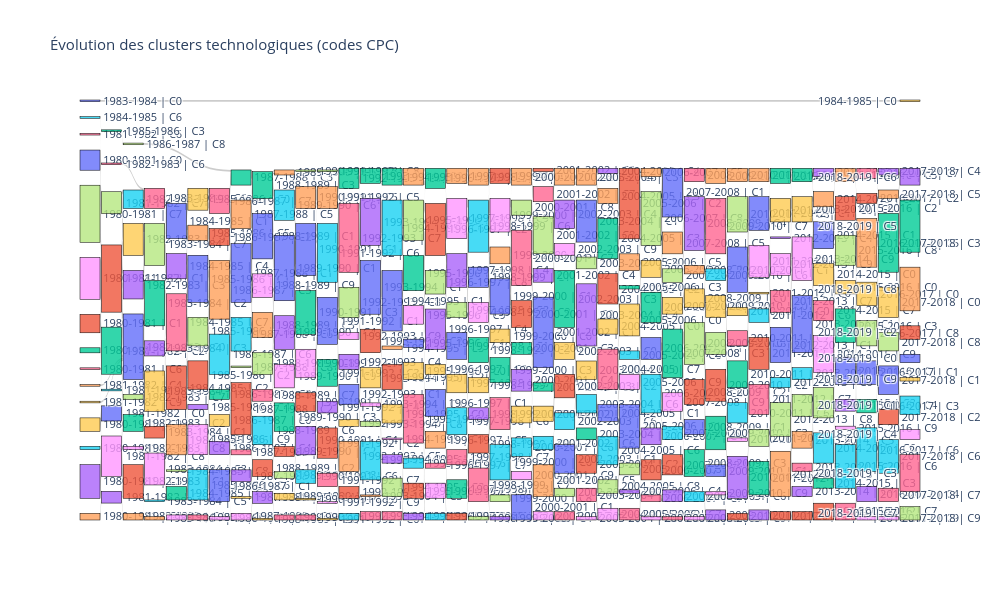

Write notebook code for a chart like this one.
### Code cell
# Diagramme de Sankey

fig = go.Figure(
    data=[
        go.Sankey(
            node=dict(
                pad=15,
                thickness=20,
                line=dict(color="black", width=0.5),
                label=all_nodes
            ),
            link=dict(
                source=sources,
                target=targets,
                value=values
            )
        )
    ]
)

fig.update_layout(
    title="Évolution des clusters technologiques (codes CPC)",
    font_size=11,
    width=1000,
    height=600
)

fig.show()

### Figure 1 — Plotly figure (JSON) as saved in the notebook; plotly's stock layout.template omitted (floating-point values rounded to 4 significant figures; data arrays with more than 128 entries replaced by an {"elided": "..."} marker saying what was removed)
{"data": [{"link": {"source": {"elided": "994 int values"}, "target": {"elided": "994 int values"}, "value": {"elided": "994 int values"}}, "node": {"label": {"elided": "390 str values"}, "line": {"color": "black", "width": 0.5}, "pad": 15, "thickness": 20}, "type": "sankey"}], "layout": {"font": {"size": 11}, "height": 600, "title": {"text": "Évolution des clusters technologiques (codes CPC)"}, "width": 1000}}
